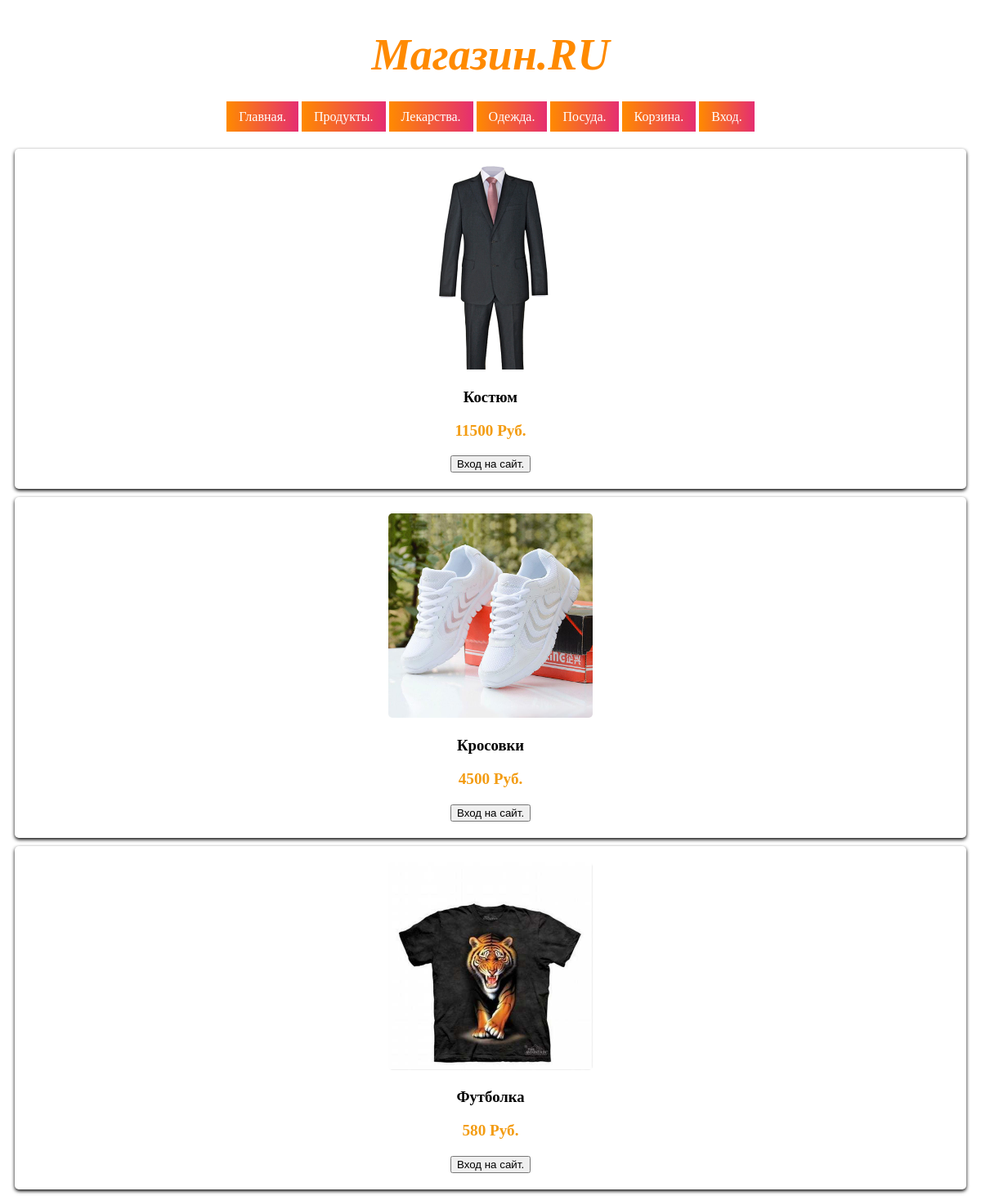
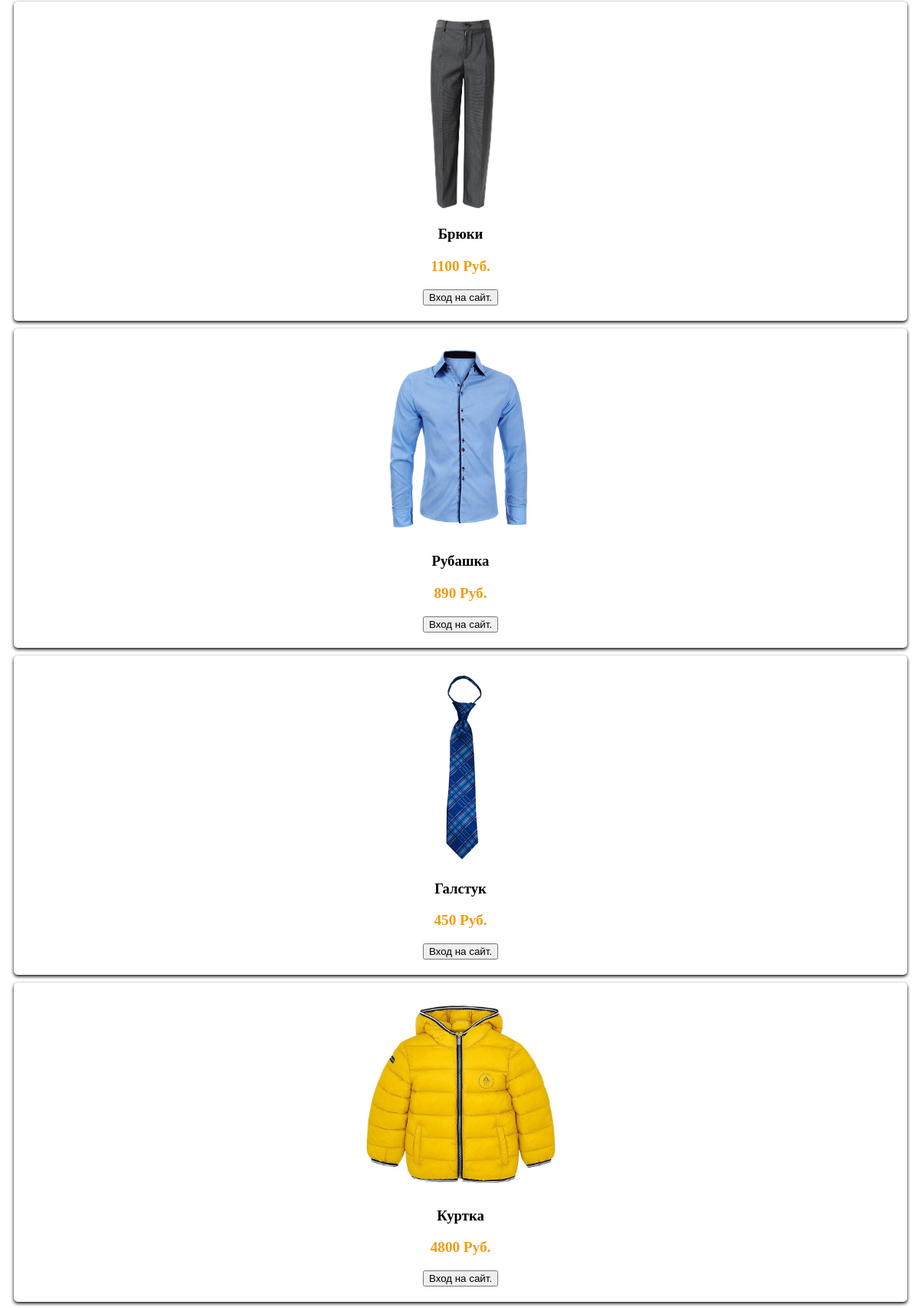
/goods/О/ (upper part), run on the app's committed database (2 pictures, top to bottom).
### appcorzina/models.py (models this page shows)
class Tovar(models.Model):
    STAT = (('П', 'Продукты'),('Л', 'Лекарства'),('О', 'Одежда'),('По', 'Посуда'))
    name = models.CharField(max_length=100, verbose_name='Название.')
    price = models.IntegerField(verbose_name='Цена.')
    image = models.FileField(verbose_name='Изображение.',
                             upload_to='img/',
                             blank=True, null=True)
    discount = models.IntegerField(verbose_name='Скидка',
                             default=0)
    categoru = models.CharField(choices=STAT, max_length=100,
                             blank=True, null=True)
    def __str__(self):
        return self.name

### appcorzina/views.py (the view)
# urls.py: path('goods/<str:cat>/', views.goods, name='goods'),
def goods(reguest, cat):
    items = Tovar.objects.filter(categoru=cat)
    print(items)
    data = {'items':items, 'cat':cat}
    return render(reguest, 'goods.html', data)

### templates/goods.html (shortened to what this page needs)
{% extends 'index.html' %}
{% load static %}
{% block head %}
     <head>
        <link rel="stylesheet" href="{% static 'css/1.css' %}">
        <link rel="stylesheet" href="{% static 'css/2.css' %}">
    </head>
{% endblock %}
{% block content %}
    <div class=mane">
        {% for one in items %}
            <div class="product-card">
                <img src="{% static one.image %}" alt="" width="250">
                <h3>{{ one.name}}</h3>
                <p>{{ one.price }} Руб.</p>
                    {% if user.is_anonymous %}
                        <a href="">
                            <button>Вход на сайт.</button>
                        </a>
                    {% else %}
                        <a href="{% url 'buy' one.id cat %}">
                            <button>В корзину.</button>
                        </a>
                    {% endif %}
            </div>
        {% endfor %}
    </div>
{% endblock %}

### appcorzina/static/css/2.css (style rules this page uses)
.product-card { background-color: #fff; border-radius: 5px; box-shadow: 0 2px 4px rgba(0, 0, 0, 1); padding: 20px; margin: 10px; text-align: center; }
.product-card img { max-width: 100%; border-radius: 5px; }
.product-card p { color: #f39c12; font-weight: bold; font-size: 1.2em; }

### data on the page
Tovar: image (picture), name "Костюм", price "11500"
Tovar: image (picture), name "Кросовки", price "4500"
Tovar: image (picture), name "Футболка", price "580"
Tovar: image (picture), name "Брюки", price "1100"
Tovar: image (picture), name "Рубашка", price "890"
Tovar: image (picture), name "Галстук", price "450"
Tovar: image (picture), name "Куртка", price "4800"
